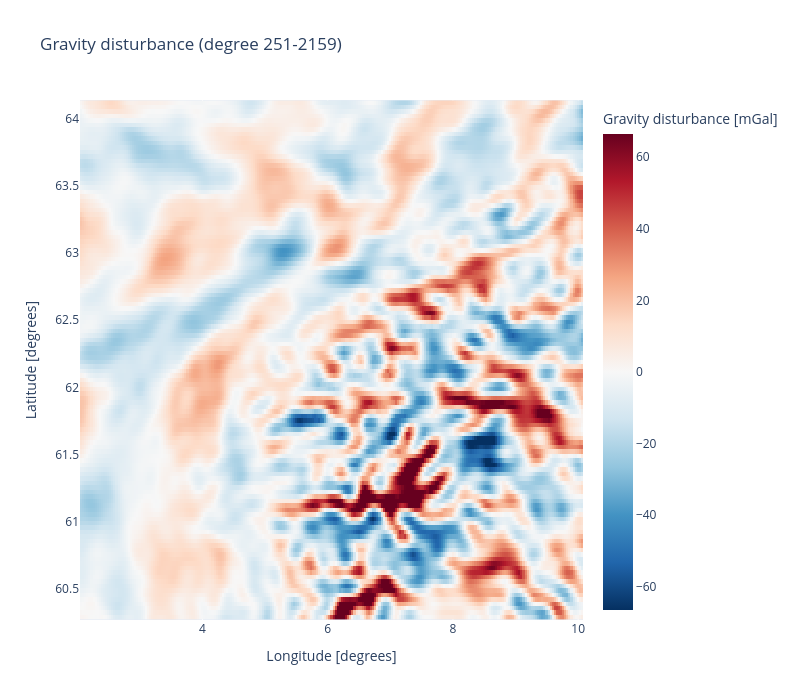

The code cell stored with this chart in its notebook:
### Code cell
vmax = np.nanpercentile(np.abs(grid.values), 99)    # Color limit, ignores extreme values
mean_lat = grid.index.to_numpy().mean()             # Used for map proportions

fig = go.Figure(go.Heatmap(
    x=grid.columns,
    y=grid.index,
    z=grid.values,
    colorscale="RdBu_r",
    zmin=-vmax, zmax=vmax,  # Symmetric colorscale, white = 0
    colorbar=dict(title="Gravity disturbance [mGal]"),
    hovertemplate="Lon: %{x:.4f}°<br>Lat: %{y:.4f}°<br>δg: %{z:.3f} mGal<extra></extra>",
))

fig.update_layout(
    title="Gravity disturbance (degree 251-2159)",
    xaxis_title="Longitude [degrees]",
    yaxis_title="Latitude [degrees]",
    width=800, height=700,
)

# Correct east-west stretching at high latitudes
fig.update_yaxes(scaleanchor="x", scaleratio=1 / np.cos(np.deg2rad(mean_lat)))

fig.show()

### Figure 1 — Plotly figure (JSON) as saved in the notebook; plotly's stock layout.template omitted (floating-point values rounded to 4 significant figures; data arrays with more than 128 entries replaced by an {"elided": "..."} marker saying what was removed)
{"data": [{"colorbar": {"title": {"text": "Gravity disturbance [mGal]"}}, "colorscale": [[0, "rgb(5,48,97)"], [0.1, "rgb(33,102,172)"], [0.2, "rgb(67,147,195)"], [0.3, "rgb(146,197,222)"], [0.4, "rgb(209,229,240)"], [0.5, "rgb(247,247,247)"], [0.6, "rgb(253,219,199)"], [0.7, "rgb(244,165,130)"], [0.8, "rgb(214,96,77)"], [0.9, "rgb(178,24,43)"], [1, "rgb(103,0,31)"]], "hovertemplate": "Lon: %{x:.4f}°<br>Lat: %{y:.4f}°<br>δg: %{z:.3f} mGal<extra></extra>", "type": "heatmap", "x": {"elided": "241 float values"}, "y": [60.29, 60.32, 60.35, 60.39, 60.42, 60.45, 60.49, 60.52, 60.55, 60.59, 60.62, 60.65, 60.69, 60.72, 60.75, 60.79, 60.82, 60.85, 60.89, 60.92, 60.95, 60.99, 61.02, 61.05, 61.09, 61.12, 61.15, 61.19, 61.22, 61.25, 61.29, 61.32, 61.35, 61.39, 61.42, 61.45, 61.49, 61.52, 61.55, 61.59, 61.62, 61.65, 61.69, 61.72, 61.75, 61.79, 61.82, 61.85, 61.89, 61.92, 61.95, 61.99, 62.02, 62.05, 62.09, 62.12, 62.15, 62.19, 62.22, 62.25, 62.29, 62.32, 62.35, 62.39, 62.42, 62.45, 62.49, 62.52, 62.55, 62.59, 62.62, 62.65, 62.69, 62.72, 62.75, 62.79, 62.82, 62.85, 62.89, 62.92, 62.95, 62.99, 63.02, 63.05, 63.09, 63.12, 63.15, 63.19, 63.22, 63.25, 63.29, 63.32, 63.35, 63.39, 63.42, 63.45, 63.49, 63.52, 63.55, 63.59, 63.62, 63.65, 63.69, 63.72, 63.75, 63.79, 63.82, 63.85, 63.89, 63.92, 63.95, 63.99, 64.02, 64.05, 64.09, 64.12], "z": {"elided": "116x241 float values"}, "zmax": 66.5, "zmin": -66.5}], "layout": {"height": 700, "title": {"text": "Gravity disturbance (degree 251-2159)"}, "width": 800, "xaxis": {"title": {"text": "Longitude [degrees]"}}, "yaxis": {"scaleanchor": "x", "scaleratio": 2.144, "title": {"text": "Latitude [degrees]"}}}}
